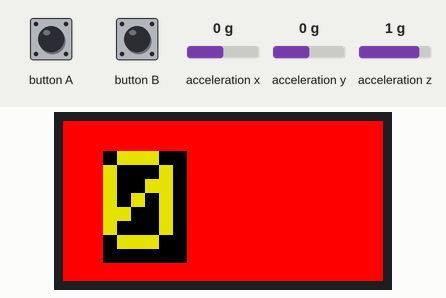
Recording of a sketch running on a simulated ESP32. On the bench: 160×80 colour display. The test bench sets the inputs (shaded band); at power-on: acceleration x 0 g, acceleration y 0 g, acceleration z 1 g. What the sketch prints to the serial monitor is not drawn.

Above: at 1.3 s.
1.4 s: button A pressed for 0.15 s
At 1.57 s:
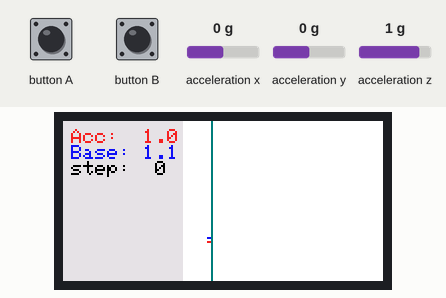
3.3 s: button B pressed for 0.15 s
At 3.56 s:
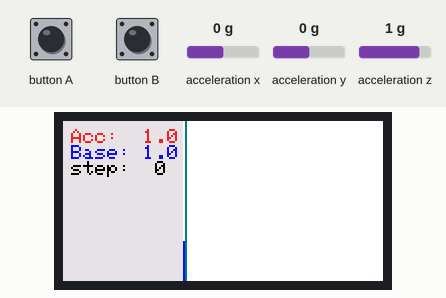
4.9 s: button A pressed for 1 s
At 5.6 s:
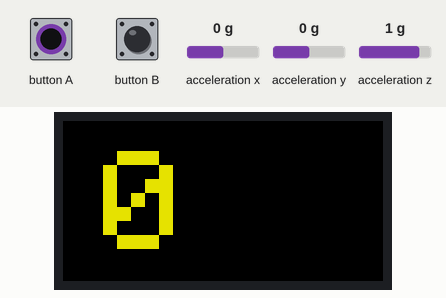
7.4 s: acceleration x set to -1.4 g
At 8.6 s:
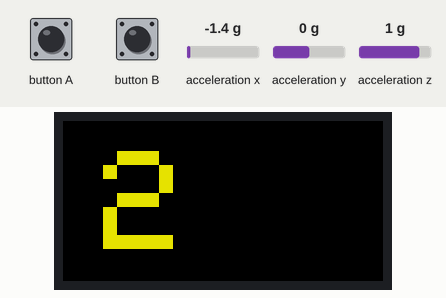
8.9 s: button B pressed for 1 s
At 9.8 s:
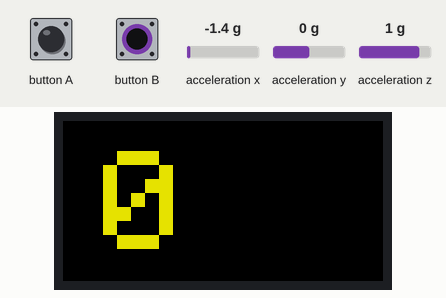
Timing chart, 0 to 11.9 s (numbered marks = the images above; inputs shaded):
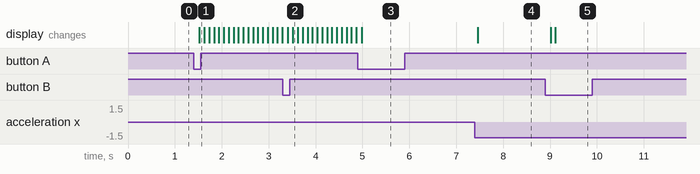

The sketch:

pedometer.ino
```cpp
#include <M5StickC.h>

//important variables
int step = 0;
float accel = 0;
float baseline = 1.1;


//parameters
float passCoef = 0.2;
float width = baseline / 5;
int BASE_COUNT = 25;
int DELAY = 100;

//flags
bool useLowPassFilter = true;
bool useMidpoint=true;

//backendvariable
boolean state = false;
boolean old_state = false;
int count = 0;
float total = 0;
float accelPrev = 1;
float cur_max = 0;
float cur_min = 100;

//graphing variables
const int HISTORY_SIZE = 100;
int SCREEN_WIDTH;
int SCREEN_HEIGHT;
float accHistory[HISTORY_SIZE];
float avgHistory[HISTORY_SIZE];
int next = 0;
int newest = -1;
const int OFFSET_X = 4;
const int OFFSET_Y = 4;
const int GRAPH_OFFSET_X = 60;
const int GRAPH_OFFSET_Y = 0;
const int GRAPH_WIDTH = 100;
const int GRAPH_HEIGHT = 80;
const float ACC_RANGE = 2;
const float AVG_RANGE = 2;
uint16_t infoBackground = M5.Lcd.color565(224, 224, 224);
uint16_t graphBackground = WHITE;

//changing display variable
boolean displayGraph = false;

void initHistory() {
  for (int i = 0; i < HISTORY_SIZE; i++) {
    accHistory[i] = 0.0;
    avgHistory[i] = 0.0;
  }
  next = 0;
  newest = -1;
}

void storeHistory(float acc, float avg) {
  accHistory[next] = acc;
  avgHistory[next] = avg;
  newest = next;
  next = (next + 1) % HISTORY_SIZE;
}

//function to reset step counter (B button)
void resetCounter() {
  if (M5.BtnB.wasPressed()) {
    initHistory();
    step = 0;
    if (displayGraph) {
      M5.Lcd.fillScreen(graphBackground);
      M5.Lcd.fillRect(0, 0, GRAPH_OFFSET_X, SCREEN_HEIGHT, infoBackground);

    }
    else {
      M5.Lcd.fillScreen(BLACK);
      //      M5.Lcd.setTextSize(1);
    }
  }
}

//function to change the display (A button)
void changeDisplay() {
  if (M5.BtnA.wasPressed()) {
    if (displayGraph) {
      M5.Lcd.fillScreen(BLACK);
    }
    else {
      M5.Lcd.fillScreen(graphBackground);
      M5.Lcd.fillRect(0, 0, GRAPH_OFFSET_X, SCREEN_HEIGHT, infoBackground);
      //      M5.Lcd.setTextSize(1);
    }
    displayGraph = !displayGraph;
  }

}

void drawGraph(float *data, int x, uint16_t color, float range, int x0, int y0, int w, int h) {
  int OFFSET = 2;
  int x1 = (x - 1 + HISTORY_SIZE) % HISTORY_SIZE;
  float d1 = data[x1];
  int y1 = (h / 2) - (int)((d1 - OFFSET) / range * (h / 2));

  int x2 = x;
  float d2 = data[x2];
  int y2 = (h / 2) - (int)((d2 - OFFSET) / range * (h / 2));

  if (x1 > x2) {
    x1 = 0;
  }
  x1 += x0;
  x2 += x0;

  y1 = constrain(y1, 0, h);
  y2 = constrain(y2, 0, h);
  y1 += y0;
  y2 += y0;

  M5.Lcd.drawLine(x1, y1, x2, y2, color);
}

//pedometer only
void display1() {
  M5.Lcd.setTextSize(7);
  M5.Lcd.setCursor(20, 15);
  M5.Lcd.setTextColor(M5.Lcd.color565(224, 224, 0), BLACK);
  M5.Lcd.printf("%d", step);
}

//graph
void display2() {
  M5.Lcd.setTextSize(1);
  uint16_t accColor = M5.Lcd.color565(240, 32, 32);
  uint16_t avgColor = M5.Lcd.color565(16, 16, 240);

  int x0 = OFFSET_X;
  int y0 = OFFSET_Y;
  const int dy = 8;
  M5.Lcd.setCursor(x0, y0);
  M5.Lcd.setTextColor(accColor, infoBackground);
  M5.Lcd.printf("Acc:%5.1f", accel);
  y0 += dy;
  M5.Lcd.setCursor(x0, y0);
  M5.Lcd.setTextColor(avgColor, infoBackground);
  M5.Lcd.printf("Base:%4.1f", baseline);
  y0 += dy;
  M5.Lcd.setCursor(x0, y0);
  M5.Lcd.setTextColor(BLACK, infoBackground);
  M5.Lcd.printf("step:%3d", step);

  M5.Lcd.drawLine(GRAPH_OFFSET_X + newest, 0, GRAPH_OFFSET_X + newest, SCREEN_HEIGHT, graphBackground);

  drawGraph(accHistory, newest, accColor, ACC_RANGE, GRAPH_OFFSET_X, GRAPH_OFFSET_Y, GRAPH_WIDTH, GRAPH_HEIGHT);
  drawGraph(avgHistory, newest, avgColor, AVG_RANGE, GRAPH_OFFSET_X, GRAPH_OFFSET_Y, GRAPH_WIDTH, GRAPH_HEIGHT);

  M5.Lcd.drawLine(GRAPH_OFFSET_X + next, 0, GRAPH_OFFSET_X + next, SCREEN_HEIGHT, DARKCYAN);

}


void base_average() {
  if (count < BASE_COUNT) {
    total += accel;
    count += 1;
  } else {
    baseline = total / count;
    width = baseline / 10;
    total = baseline;
    count = 1;
  }
}


void base_midpoint() {
  cur_min = min(cur_min, accel);
  cur_max = max(cur_max, accel);
  count += 1;
  if (count == BASE_COUNT) {
    baseline = (cur_max + cur_min) / 2;
    width = baseline / 5;
    cur_max = 0;
    cur_min = 100;
    count = 0;
  }
}


void setup() {
  M5.begin();
  M5.Lcd.setRotation(1);

  SCREEN_WIDTH = M5.Lcd.width();
  SCREEN_HEIGHT = M5.Lcd.height();
  if (M5.IMU.Init()) { // -1: failed?
    M5.Lcd.fillScreen(RED);
  } else {
    M5.Lcd.fillScreen(BLACK);
  }
}


void loop() {
  M5.update(); // これが必要
  float accX, accY, accZ;

  //get the accel vector
  M5.IMU.getAccelData(&accX, &accY, &accZ);
  accel = sqrt(accX * accX + accY * accY + accZ * accZ);

  //lowpassfilter
  if (useLowPassFilter) accel = passCoef * accelPrev + (1 - passCoef) * accel;

  //for graphing
  storeHistory(accel, baseline);

  //use midpoint or average for the border
  if(useMidpoint)base_midpoint();
  else base_average();

  //change current state
  if (accel > baseline + width) {
    state = true;
  } else if (accel < baseline) {
    state = false;
  }

  // Count step.
  if (!old_state && state) {
    step += 2;
  }

  old_state = state;

  //mid buttonpress, change display type
  changeDisplay();
  if (!displayGraph) {
    display1();
  }
  else {
    display2();
  }

  //serial monitoring
  Serial.print(baseline);
  Serial.print(" ");
  Serial.println(accel);

  //for low pass filter
  accelPrev = accel;

  //side button press, if pressed reset step counter
  resetCounter();

  delay(DELAY);
}
```

Measured:
- after the input at 1.4 s, the display: changes after 0.12 s (image 1)
- after the input at 3.3 s, the display: first changes after 0.11 s (image 2 shows a later state)
- after the input at 4.9 s, the display: changes after 0.08 s (image 3)
- after the input at 7.4 s, the display: changes after 0.06 s (image 4)
- after the input at 8.9 s, the display: first changes after 0.11 s (image 5 shows a later state)
